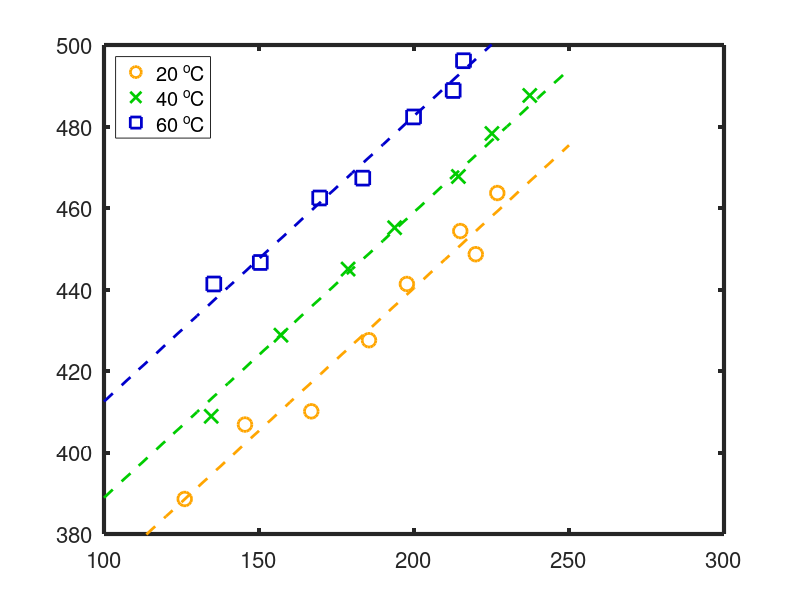
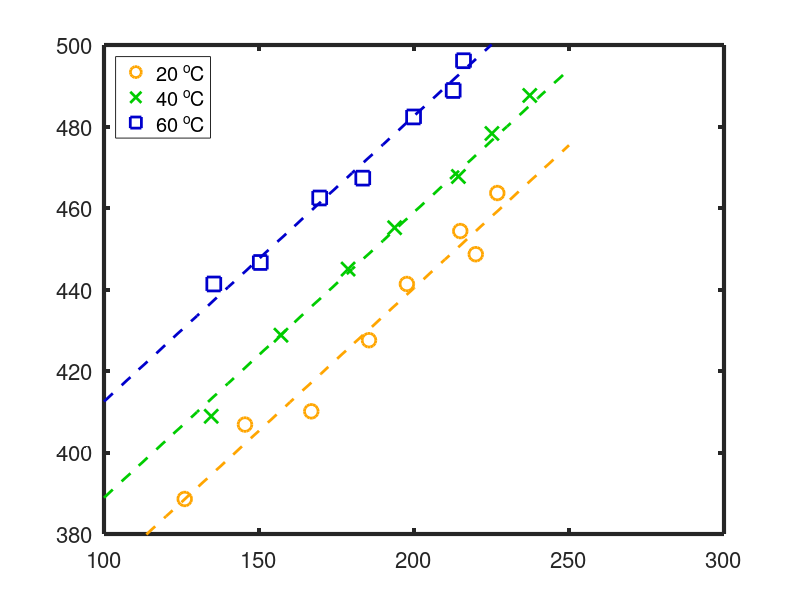
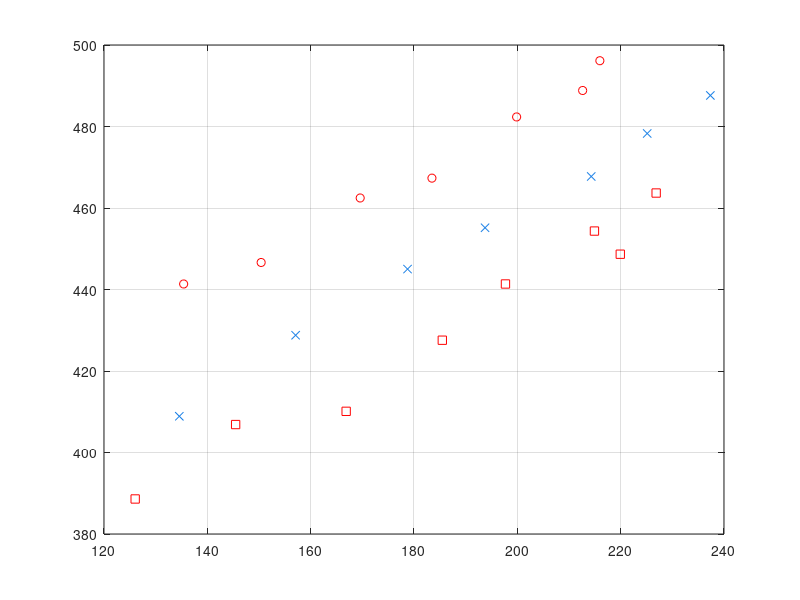
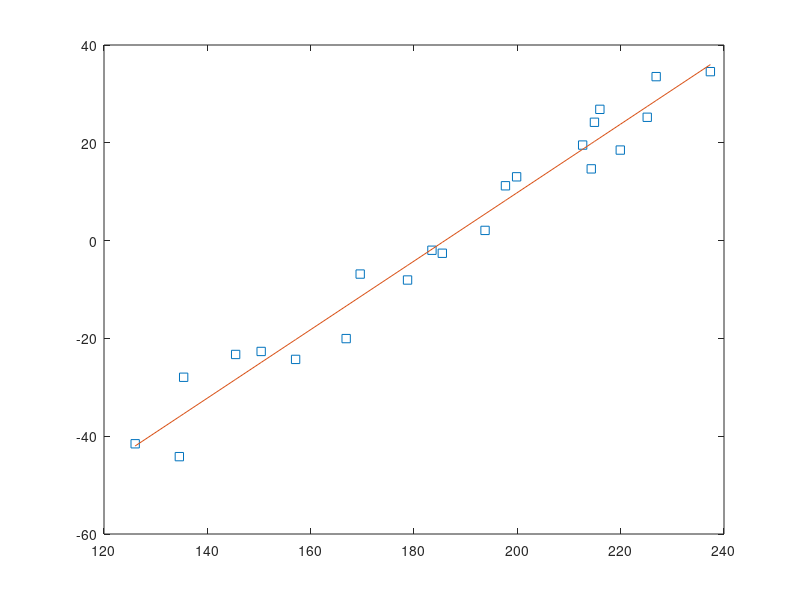

Here is the MATLAB script that generated these plots, in order: (Note: this script raises an error after producing the figures.)
close all
clear
clc

a = load('T_01.txt');
I1 = a(:,1);
T1 = a(:,2);

a = load('T_02.txt');
I2 = a(:,1);
T2 = a(:,2);

a = load('T_03.txt');
I3 = a(:,1);
T3 = a(:,2);

% see the data
figure(1)
plot(I1,T1,'sr')
hold all
grid on
plot(I2,T2,'x','color',[0.1 0.5 0.9])
plot(I3,T3,'or')
ylim([380 500])

%%
t1 = T1-mean(T1);
t2 = T2-mean(T2);
t3 = T3-mean(T3);
% 
% figure
% plot(I1,t1,'o')
% hold all
% plot(I2,t2,'s')
% plot(I3,t3,'x')
%% fit
I = vertcat(I1,I2,I3);
T = vertcat(t1,t2,t3);
[I,ind] = sort(I)
T = T(ind);
clear ind

[p,S] = polyfit(I,T,1)
Rinv = inv(S.R)
C = (Rinv*Rinv')*S.normr^2/S.df

[y,delta] = polyval(p,0,S)

figure(2)
clf
plot(I,T,'s')
hold all
plot(I,polyval(p,I))

%% with this slope get the best origin
p1 = [p(1) mean(T1-p(1).*I1)]; % best fit with fixed slope p(1) for T1
p2 = [p(1) mean(T2-p(1).*I2)]; % best fit with fixed slope p(1) for T2
p3 = [p(1) mean(T3-p(1).*I3)]; % best fit with fixed slope p(1) for T3


[y1 delta1]=polyval(p1,0,S)
[y2 delta2]=polyval(p2,0,S)
[y3 delta3]=polyval(p3,0,S)


% %%
% x = -max(I):1:max(I);
% [yaux d] = polyval(p1,x,S);
% figure
% plot(x,yaux)
% hold all
% plot(x,yaux+d)
% plot(x,yaux-d)

x = 100:10:250;
ms = 10;
% plot
figure(3)
clf
set(gcf,'units','centimeters')
set(gcf,'position',[10 20 85*3 55*3]/10)

plot(I1,T1,'or','color',[255 165 0]/255,'linewidth',2,'markersize',ms)
hold all
plot(I2,T2,'x','color',[0 204 0]/255,'linewidth',2,'markersize',ms)
plot(I3,T3,'sr','color',[0 0 204]/255,'linewidth',2,'markersize',ms)
ylim([380 500])
plot(x,polyval(p1,x),'--','color',[255 165 0]/255,'linewidth',2)
plot(x,polyval(p2,x),'--','color',[0 204 0]/255,'linewidth',2)
plot(x,polyval(p3,x),'--','color',[0 0 204]/255,'linewidth',2)
% xlabel('Laser power [\muW]','FontSize',20)
% ylabel('Temperature [T]','FontSize',20)
set(gca,'linewidth',3)
set(gca,'fontsize',16)
lll=legend('20 ^oC','40 ^oC','60 ^oC');
set(lll,'location','northwest')

saveas(gcf,'TvsInt','fig')
saveas(gcf,'TvsInt','pdf')


%% 
Treal = [293 313 333];
Tmea = [p1(2) p2(2) p3(2)];
sTmea = 7*ones(size(Tmea));



v = [280 343];
figure(4)
set(gcf,'units','centimeters')
set(gcf,'position',[10 20 25*5 18*5]/10)
clf
errorbar(Treal,Tmea,sTmea,'s','linewidth',2,'color',[0 0 204]/255,'markersize',ms,'MarkerEdgeColor',[0 0 204]/255,...
    'MarkerFaceColor',[0 0 204]/255)
hold all
plot(v,v,'r','linewidth',2)
xlim(v)
ylim([280 360])

% xlabel('Temperature flow cell [T]','FontSize',20)
% ylabel('Extracted Temperature [T]','FontSize',20)
set(gca,'linewidth',3)
set(gca,'fontsize',16)
xticks(290:15:345)
yticks(280:15:360)

saveas(gcf,'Inset','fig')
saveas(gcf,'Inset','pdf')
%% from aquiles
p1a =[0.71225756  298.08501504];
p2a =[0.71225756  316.62098401];
p3a =[0.71225756  340.344689644];
% Tmea_a = [298.08501504  316.62098401  340.34468964]; %witout specifiy tol
% with tol 1e-3 in the jupyter program
Tmea_a = [296  315  339]
sTmea_a = [4 4 4];
ori = mean(Tmea_a-Treal)

Treal

figure(4)
set(gcf,'units','centimeters')
set(gcf,'position',[10 20 25*5 18*5]/10)
clf
plot(v,v+ori,'--','linewidth',2')
hold all
plot(v,v,'r','linewidth',2)
errorbar(Treal,Tmea_a,sTmea_a,'s','linewidth',2,'color',[0 0 204]/255,'markersize',ms,'MarkerEdgeColor',[0 0 204]/255,...
    'MarkerFaceColor',[0 0 204]/255)



% xlabel('Temperature flow cell [T]','FontSize',20)
% ylabel('Extracted Temperature [T]','FontSize',20)
set(gca,'linewidth',3)
set(gca,'fontsize',16)
xticks(280:20:340)
yticks(280:20:360)
xlim(v)
ylim([280 360])
saveas(gcf,'Inset_a','fig')
saveas(gcf,'Inset_a','pdf')

